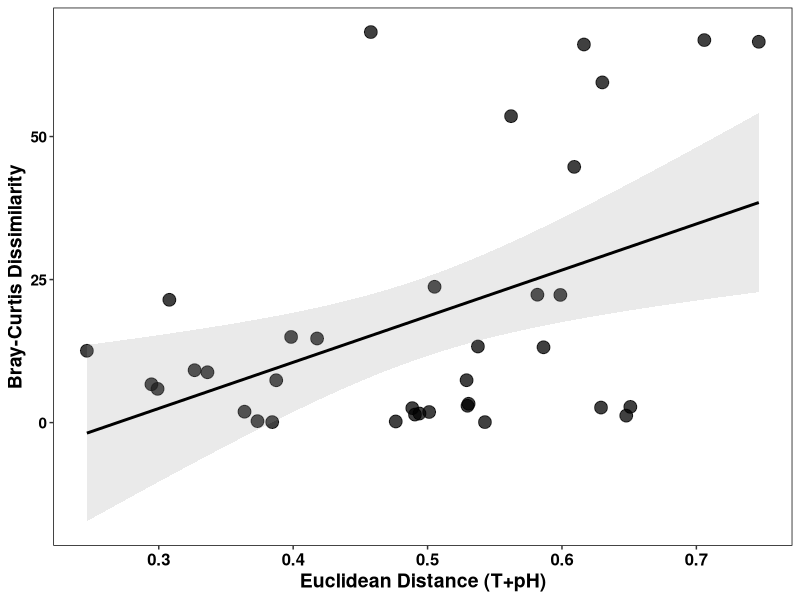
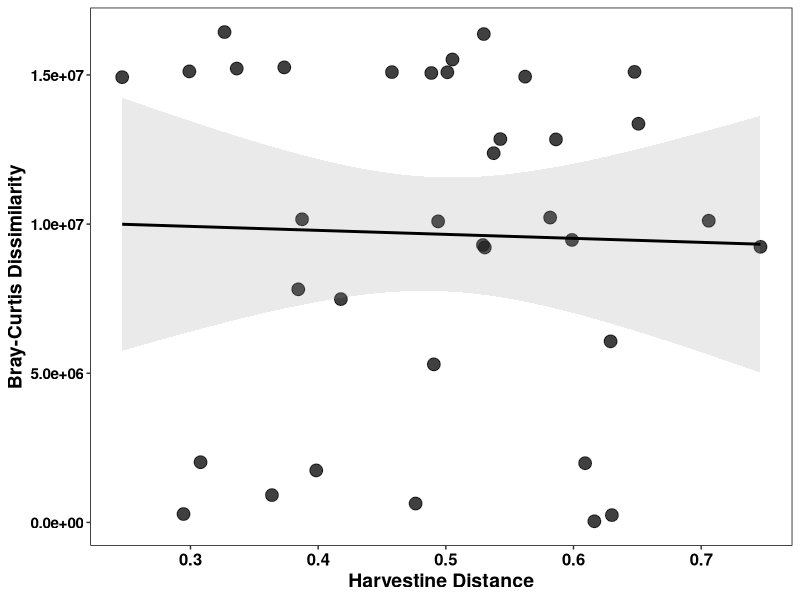
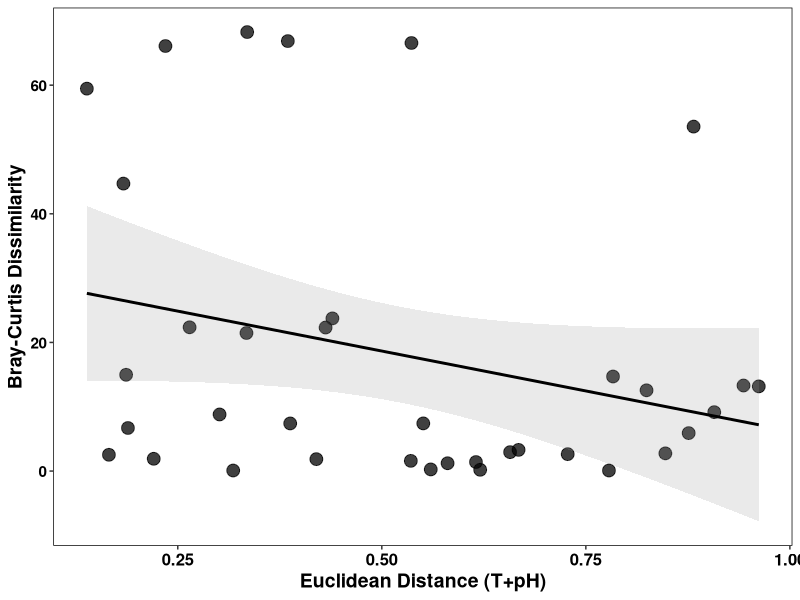
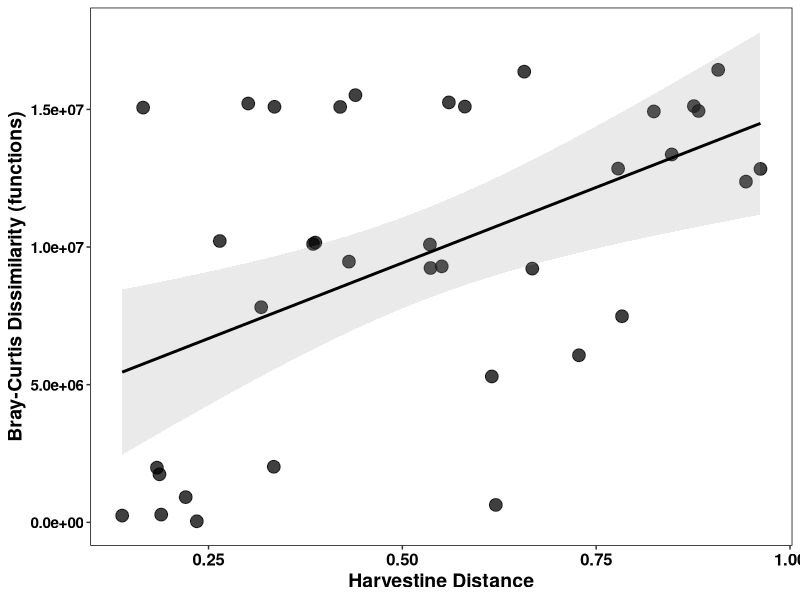

Write R code to recreate these figures, in order.
setwd("mantel/")

library(vegan)
library(geosphere)
library(ggplot2)

#---- TAX
man = read.csv("abundances_averages_tax.csv", header= TRUE, row.names = 1)
dim(man)

amb<-man[1:2]
geo<-man[3:4]
abund<-man[5:length(colnames(man))]


#abundance data frame - bray curtis dissimilarity
dist.abund = vegdist(abund, method = "bray")

#environmental vector - euclidean distance
dist.amb = dist(amb, method = "euclidean")

#geographic data frame - haversine distance 
d.geo = distm(geo, fun = distHaversine)
dist.geo = as.dist(d.geo)



#abundance vs environmental 
abund_amb = mantel(dist.abund, dist.amb, method = "spearman", permutations = 9999, na.rm = TRUE)
abund_amb

gg = as.vector(dist.abund)
aa = as.vector(dist.amb)
mat_euc_mediciones<-data.frame(aa,gg)

ggplot(mat_euc_mediciones, aes(y = aa, x = gg)) + 
  geom_point(size = 4, alpha = 0.75, colour = "black") + 
  geom_smooth(method = "lm", colour = "black", alpha = 0.2) + 
  labs(x = "Euclidean Distance (T+pH)", y = "Bray-Curtis Dissimilarity") + 
  theme( axis.text.x = element_text(face = "bold",colour = "black", size = 12), 
         axis.text.y = element_text(face = "bold", size = 11, colour = "black"), 
         axis.title= element_text(face = "bold", size = 14, colour = "black"), 
         panel.background = element_blank(), 
         panel.border = element_rect(fill = NA, colour = "black"),
         legend.position = "top",
         legend.text = element_text(size = 10, face = "bold"),
         legend.title = element_text(size = 11, face = "bold")) +
  scale_fill_continuous(high = "red4", low = "skyblue")#+ 



#abundance vs geographic 
abund_geo  = mantel(dist.abund, dist.geo, method = "spearman", permutations = 9999, na.rm = TRUE)
abund_geo

gg = as.vector(dist.abund)
aa = as.vector(dist.geo)
mat_euc_mediciones<-data.frame(aa,gg)

ggplot(mat_euc_mediciones, aes(y = aa, x = gg)) + 
  geom_point(size = 4, alpha = 0.75, colour = "black") + 
  geom_smooth(method = "lm", colour = "black", alpha = 0.2) + 
  labs(x = "Harvestine Distance", y = "Bray-Curtis Dissimilarity") + 
  theme( axis.text.x = element_text(face = "bold",colour = "black", size = 12), 
         axis.text.y = element_text(face = "bold", size = 11, colour = "black"), 
         axis.title= element_text(face = "bold", size = 14, colour = "black"), 
         panel.background = element_blank(), 
         panel.border = element_rect(fill = NA, colour = "black"),
         legend.position = "top",
         legend.text = element_text(size = 10, face = "bold"),
         legend.title = element_text(size = 11, face = "bold")) +
  scale_fill_continuous(high = "red4", low = "skyblue")#+ 

#---- FUNC

man = read.csv("abundances_averages_func.csv", header= TRUE, row.names = 1)
dim(man)

amb<-man[1:2]
geo<-man[3:4]
abund<-man[5:length(colnames(man))]


#abundance data frame - bray curtis dissimilarity
dist.abund = vegdist(abund, method = "bray")

#environmental vector - euclidean distance
dist.amb = dist(amb, method = "euclidean")

#geographic data frame - haversine distance 
d.geo = distm(geo, fun = distHaversine)
dist.geo = as.dist(d.geo)



#abundance vs environmental 
abund_amb = mantel(dist.abund, dist.amb, method = "spearman", permutations = 9999, na.rm = TRUE)
abund_amb

gg = as.vector(dist.abund)
aa = as.vector(dist.amb)
mat_euc_mediciones<-data.frame(aa,gg)

ggplot(mat_euc_mediciones, aes(y = aa, x = gg)) + 
  geom_point(size = 4, alpha = 0.75, colour = "black") + 
  geom_smooth(method = "lm", colour = "black", alpha = 0.2) + 
  labs(x = "Euclidean Distance (T+pH)", y = "Bray-Curtis Dissimilarity") + 
  theme( axis.text.x = element_text(face = "bold",colour = "black", size = 12), 
         axis.text.y = element_text(face = "bold", size = 11, colour = "black"), 
         axis.title= element_text(face = "bold", size = 14, colour = "black"), 
         panel.background = element_blank(), 
         panel.border = element_rect(fill = NA, colour = "black"),
         legend.position = "top",
         legend.text = element_text(size = 10, face = "bold"),
         legend.title = element_text(size = 11, face = "bold")) +
  scale_fill_continuous(high = "red4", low = "skyblue")#+ 



#abundance vs geographic 
abund_geo  = mantel(dist.abund, dist.geo, method = "spearman", permutations = 9999, na.rm = TRUE)
abund_geo

gg = as.vector(dist.abund)
aa = as.vector(dist.geo)
mat_euc_mediciones<-data.frame(aa,gg)

png("mantel_function_vs_geo.png", width = 8, height = 4, units = 'in', res = 300)

ggplot(mat_euc_mediciones, aes(y = aa, x = gg)) + 
  geom_point(size = 4, alpha = 0.75, colour = "black") + 
  geom_smooth(method = "lm", colour = "black", alpha = 0.2) + 
  labs(x = "Harvestine Distance", y = "Bray-Curtis Dissimilarity (functions)") + 
  theme( axis.text.x = element_text(face = "bold",colour = "black", size = 12), 
         axis.text.y = element_text(face = "bold", size = 11, colour = "black"), 
         axis.title= element_text(face = "bold", size = 14, colour = "black"), 
         panel.background = element_blank(), 
         panel.border = element_rect(fill = NA, colour = "black"),
         legend.position = "top",
         legend.text = element_text(size = 10, face = "bold"),
         legend.title = element_text(size = 11, face = "bold")) +
  scale_fill_continuous(high = "red4", low = "skyblue")#+ 

dev.off()
